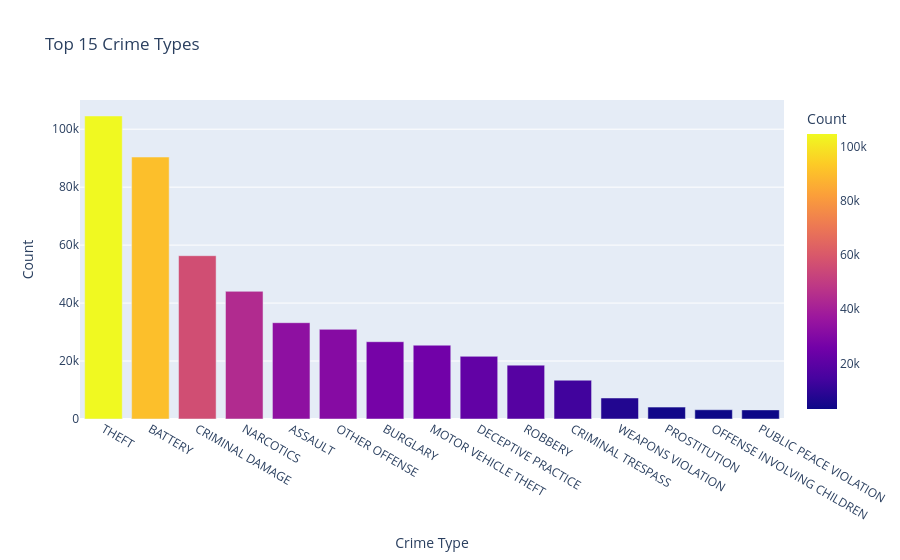

The cell this chart's notebook holds for it:
### Code cell
crime_type = (
    df['Primary Type']
    .value_counts()
    .reset_index()
)

crime_type.columns = ['Crime Type', 'Count']

fig = px.bar(
    crime_type.head(15),
    x='Crime Type',
    y='Count',
    title='Top 15 Crime Types',
    color='Count'
)

fig.show()

### Figure 1 — Plotly figure (JSON) as saved in the notebook; plotly's stock layout.template omitted (floating-point values rounded to 4 significant figures)
{"data": [{"hovertemplate": "Crime Type=%{x}<br>Count=%{marker.color}<extra></extra>", "legendgroup": "", "marker": {"color": [104570, 90397, 56347, 44053, 33229, 30935, 26671, 25464, 21625, 18590, 13384, 7248, 4103, 3188, 3146], "coloraxis": "coloraxis", "pattern": {"shape": ""}}, "name": "", "orientation": "v", "showlegend": false, "textposition": "auto", "type": "bar", "x": ["THEFT", "BATTERY", "CRIMINAL DAMAGE", "NARCOTICS", "ASSAULT", "OTHER OFFENSE", "BURGLARY", "MOTOR VEHICLE THEFT", "DECEPTIVE PRACTICE", "ROBBERY", "CRIMINAL TRESPASS", "WEAPONS VIOLATION", "PROSTITUTION", "OFFENSE INVOLVING CHILDREN", "PUBLIC PEACE VIOLATION"], "xaxis": "x", "y": [104570, 90397, 56347, 44053, 33229, 30935, 26671, 25464, 21625, 18590, 13384, 7248, 4103, 3188, 3146], "yaxis": "y"}], "layout": {"barmode": "relative", "coloraxis": {"colorbar": {"title": {"text": "Count"}}, "colorscale": [[0, "#0d0887"], [0.1111, "#46039f"], [0.2222, "#7201a8"], [0.3333, "#9c179e"], [0.4444, "#bd3786"], [0.5556, "#d8576b"], [0.6667, "#ed7953"], [0.7778, "#fb9f3a"], [0.8889, "#fdca26"], [1, "#f0f921"]]}, "legend": {"tracegroupgap": 0}, "title": {"text": "Top 15 Crime Types"}, "xaxis": {"anchor": "y", "domain": [0, 1], "title": {"text": "Crime Type"}}, "yaxis": {"anchor": "x", "domain": [0, 1], "title": {"text": "Count"}}}}
